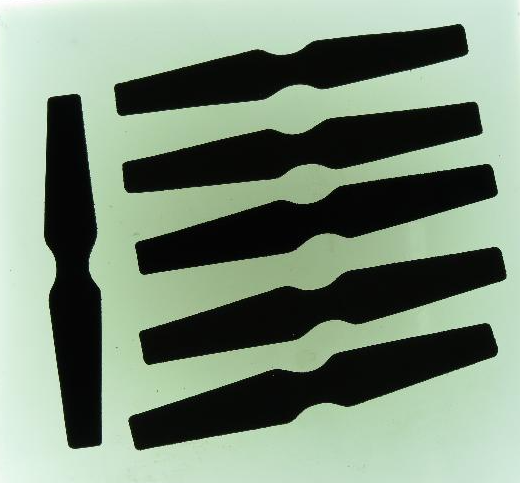
#> input picture test.png, 520 x 483 px
$ python test.py
#> lines starting #> are read from the running program, lines starting #| are printed output that depends on the picture; after the words box and inside, x2 and y2 are one past the last pixel; in counts of white or black regions, pixels touching at a corner belong together
#!/usr/bin/env python
# -*- coding: utf-8 -*-
# @Time    : 2020/10/13 11:50
# @Author  : zyg
# @Site    :
# @File    : test.py
# @Software: PyCharm

import cv2 as cv
import numpy as np
import argparse
from math import atan2, cos, sin, sqrt, pi

def drawAxis(img, p_, q_, colour, scale):
    p = list(p_)
    q = list(q_)

    angle = atan2(p[1] - q[1], p[0] - q[0])  # angle in radians
    hypotenuse = sqrt((p[1] - q[1]) * (p[1] - q[1]) + (p[0] - q[0]) * (p[0] - q[0]))
    # Here we lengthen the arrow by a factor of scale
    q[0] = p[0] - scale * hypotenuse * cos(angle)
    q[1] = p[1] - scale * hypotenuse * sin(angle)
    cv.line(img, (int(p[0]), int(p[1])), (int(q[0]), int(q[1])), colour, 1, cv.LINE_AA)
    # create the arrow hooks
    p[0] = q[0] + 9 * cos(angle + pi / 4)
    p[1] = q[1] + 9 * sin(angle + pi / 4)
    cv.line(img, (int(p[0]), int(p[1])), (int(q[0]), int(q[1])), colour, 1, cv.LINE_AA)
    p[0] = q[0] + 9 * cos(angle - pi / 4)
    p[1] = q[1] + 9 * sin(angle - pi / 4)
    cv.line(img, (int(p[0]), int(p[1])), (int(q[0]), int(q[1])), colour, 1, cv.LINE_AA)

def getOrientation(pts, img):

    sz = len(pts)

    data_pts = np.empty((sz, 2), dtype=np.float64)
    for i in range(data_pts.shape[0]):
        data_pts[i, 0] = pts[i, 0, 0]
        data_pts[i, 1] = pts[i, 0, 1]

    # Perform PCA analysis
    mean = np.empty((0))
    mean, eigenvectors, eigenvalues = cv.PCACompute2(data_pts, mean)
    # Store the center of the object
    cntr = (int(mean[0, 0]), int(mean[0, 1]))
    print(eigenvalues)
    print(eigenvectors[0][0])

    cv.circle(img, cntr, 3, (255, 0, 255), 2)
    p1 = (cntr[0] + 0.02 * eigenvectors[0, 0] * eigenvalues[0, 0],
          cntr[1] + 0.02 * eigenvectors[0, 1] * eigenvalues[0, 0])
    # p2 = (cntr[0] - 0.02 * eigenvectors[1, 0] * eigenvalues[1, 0],
    #       cntr[1] - 0.02 * eigenvectors[1, 1] * eigenvalues[1, 0])
    drawAxis(img, cntr, p1, (0, 255, 0), 1)
    # drawAxis(img, cntr, p2, (255, 255, 0), 5)
    angle = atan2(eigenvectors[0, 1], eigenvectors[0, 0])  # orientation in radians

    return angle


input = './test.png'
src = cv.imread(cv.samples.findFile(input))
#> src is the input picture: shape (483, 520, 3); mean B, G, R 120.7, 139.3, 121.9
# Check if image is loaded successfully
if src is None:
    print('Could not open or find the image: ', input)
    exit(0)
cv.imshow('src', src)
# Convert image to grayscale
gray = cv.cvtColor(src, cv.COLOR_BGR2GRAY)
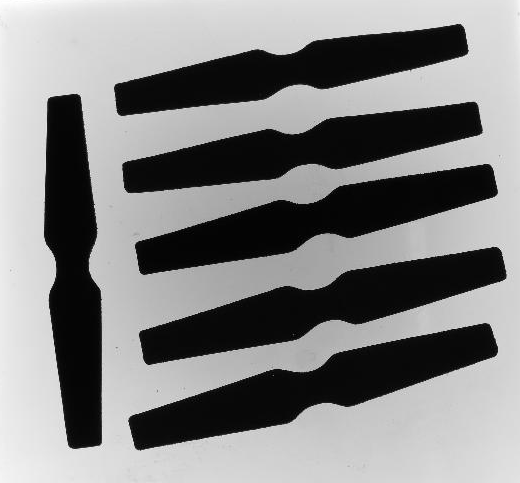
#> gray: shape (483, 520); min 0, max 255, mean 132
# Convert image to binary
_, bw = cv.threshold(gray, 50, 255, cv.THRESH_BINARY | cv.THRESH_OTSU)
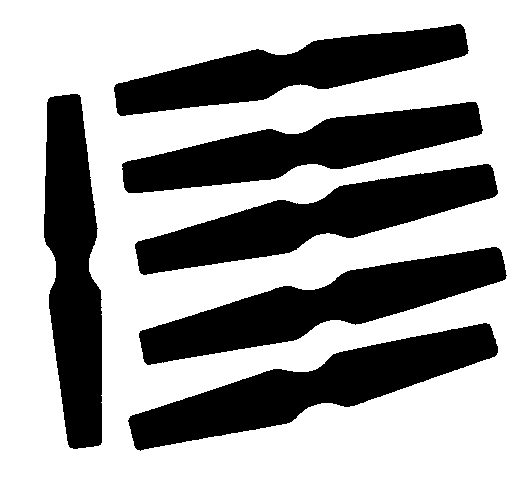
#> bw: shape (483, 520); 62.7% white; 6 black regions
contours, _ = cv.findContours(bw, cv.RETR_LIST, cv.CHAIN_APPROX_NONE)
#> contours = 7 contours; box (x1, y1, x2, y2) and area: (0, 0, 520, 483) 250158, (127, 322, 499, 452) 17180, (138, 246, 508, 366) 16826, (134, 163, 499, 276) 16140, (43, 93, 103, 450) 15565, (121, 101, 484, 194) 15356, (113, 23, 470, 117) 14828
for i, c in enumerate(contours):
    # Calculate the area of each contour
    area = cv.contourArea(c)
    # Ignore contours that are too small or too large
    if area < 1e2 or 1e5 < area:
        continue
    # Draw each contour only for visualisation purposes
    cv.drawContours(src, contours, i, (0, 0, 255), 2)
    # Find the orientation of each shape
    getOrientation(c, src)
#> this loop made 7 passes
#> (area, sz in getOrientation, mean in getOrientation, eigenvectors in getOrientation, eigenvalues in getOrientation) on passes 1 to 5: (17179.5, 787, [[312.3, 386.7]], [[0.966, -0.257], [0.257, 0.966]], [13489.9, 499.1]), (16826, 784, [[321.8, 305]], [[0.972, -0.233], [0.233, 0.972]], [13274.9, 486.6]), (16139.5, 773, [[315.5, 218.8]], [[0.975, -0.221], [0.221, 0.975]], [12836.7, 462.6]), (15356.5, 769, [[302.2, 148.1]], [[0.986, -0.168], [0.168, 0.986]], [12495.9, 429.6]), (15565, 762, [[73.35, 271]], [[0.0609, 0.998], [0.998, -0.0609]], [11957.7, 463.1])
#> area on pass 7: 250158
#> (printed output is left out)
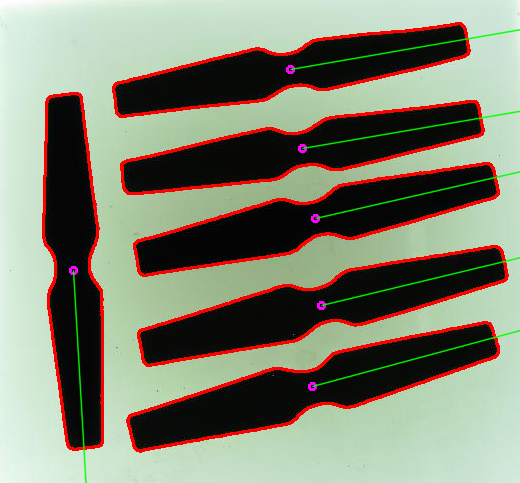
#> src: shape (483, 520, 3); 8% of pixels changed, all inside (x1, y1, x2, y2) = (42, 22, 520, 483)
cv.imshow('output', src)
cv.waitKey()

$ run again, with 000.png copied over test.png
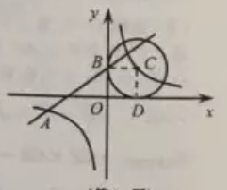
#> input picture 000.png, 227 x 190 px
#> src is the input picture: shape (190, 227, 3); mean B, G, R 174.1, 181.8, 187.9
#> `_, bw = cv.threshold(gray, 50, 255, cv.THRESH_BINARY | cv.THRESH_OTSU)`:
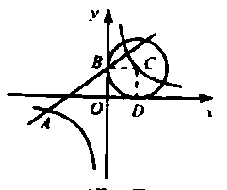
#> bw: shape (190, 227); 92.2% white; 14 black regions (5 under 20 px)
#> contours = 22 contours, 5 with area under 20; largest, box (x1, y1, x2, y2) and area: (0, 0, 227, 190) 42680, (6, 8, 214, 180) 5885, (109, 57, 160, 96) 962, (130, 43, 165, 80) 768, (75, 73, 107, 95) 339
#> the loop `for i, c in enumerate(contours):` made 22 passes
#> area on passes 1, 2, 3, 6, 7, 12, 15, 17: 75.5, 31.5, 24, 55.5, 30, 75.5, 93, 61
#> (printed output is left out)
#> after the loop `for i, c in enumerate(contours):`:
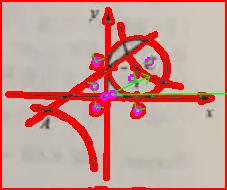
#> src: shape (190, 227, 3); 17.67% of pixels changed, all inside (x1, y1, x2, y2) = (0, 0, 227, 190)
